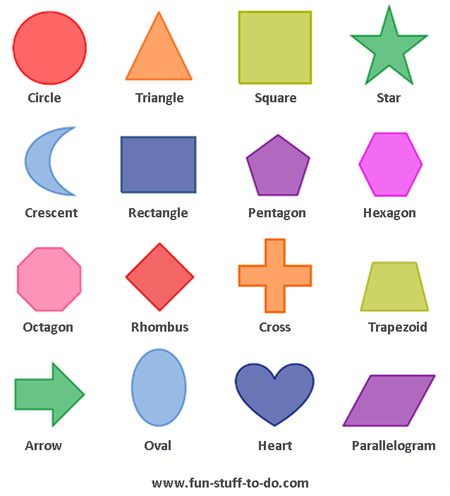
#> input picture Resources/different-shapes.png, 450 x 496 px
$ python 'Chapter 8: Contours and Shape Detection.py'
#> lines starting #> are read from the running program, lines starting #| are printed output that depends on the picture
import cv2
import numpy as np

path = "Resources/different-shapes.png"
img = cv2.imread(path)
#> img is the input picture: shape (496, 450, 3); mean B, G, R 227.4, 226.2, 235.5

img_gray = cv2.cvtColor(img, cv2.COLOR_BGR2GRAY)
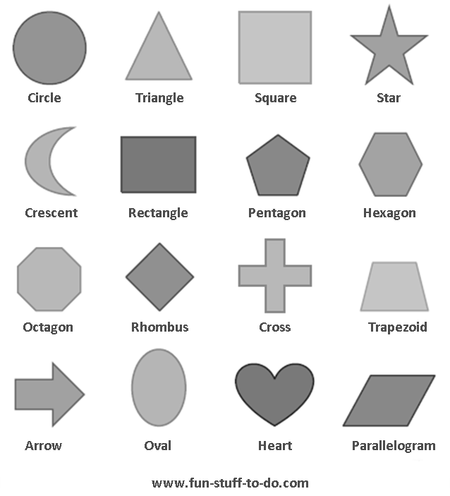
#> img_gray: shape (496, 450); min 10, max 255, mean 229.1
img_blur = cv2.GaussianBlur(img_gray,(7,7), 1)
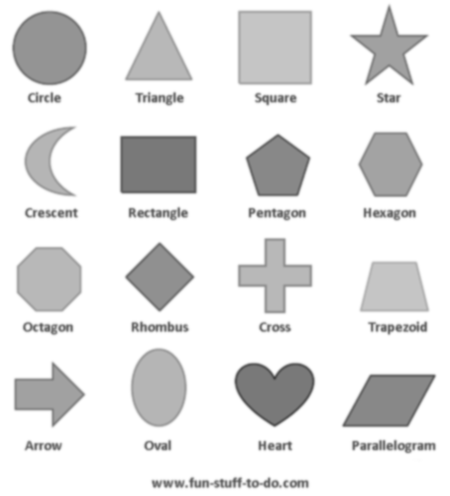
#> img_blur: shape (496, 450); min 68, max 255, mean 229.1

cv2.imshow('Image', img)
cv2.imshow("Gray", img_gray)
cv2.imshow('Blur', img_blur)
cv2.waitKey(0)
